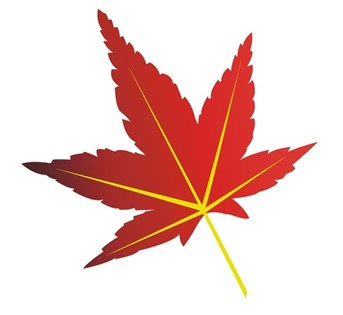
#> input picture 建模/fy.jpg, 343 x 315 px
$ python '枫叶嵌套.py'
#> lines starting #> are read from the running program, lines starting #| are printed output that depends on the picture; after the words box and inside, x2 and y2 are one past the last pixel; in counts of white or black regions, pixels touching at a corner belong together
"""
    C:\\Bin\\environment\\python
    -*- coding: utf-8 -*-
    @Time : 2023/7/18 10:48
    @Author : south(南风)
    @File : 枫叶嵌套.py
    Describe:
    -*- coding: utf-8 -*-
"""
import numpy as np
import math
import cv2

# 将图片文件命名为fy.jpg,与程序放在同一目录下
img = cv2.imread('fy.jpg')
#> img is the input picture: shape (315, 343, 3); mean B, G, R 200.6, 205.1, 238.7
rows, cols, chnl = img.shape
#> rows = 315; cols = 343; chnl = 3
x1 = np.linspace(0, 90, 200)
data1 = []
for jiao in x1:
    # 旋转参数：旋转中心，旋转角度，scale
    M = cv2.getRotationMatrix2D((cols / 2, rows / 2), jiao, 1)
    # 参数：原始图像，旋转参数，元素图像宽高
    rotated = cv2.warpAffine(img, M, (cols, rows))

    grayimg = cv2.cvtColor(rotated, cv2.COLOR_BGR2GRAY)

    # 二值化
    ret, binary_img = cv2.threshold(grayimg, 240, 255, cv2.THRESH_BINARY)
    contours, _ = cv2.findContours(binary_img, cv2.RETR_TREE, cv2.CHAIN_APPROX_SIMPLE)
    for cont in contours:
        # 对每个轮廓点求最小外接矩形
        rect = cv2.minAreaRect(cont)
        # cv2.boxPoints可以将轮廓点转换为四个角点坐标
        box = cv2.boxPoints(rect)
        # 这一步不影响后面的画图，但是可以保证四个角点坐标为顺时针
        startidx = box.sum(axis=1).argmin()
        box = np.roll(box, 4 - startidx, 0)
        # 在原图上画出预测的外接矩形
        box = box.reshape((-1, 1, 2)).astype(np.int32)
        cv2.polylines(grayimg, [box], True, (0, 255, 0), 1)
        data = []
        for i in box:
            data.append(list(i[0]))
        data.sort()
        op1 = math.pow(data[0][0] - data[1][0], 2) + math.pow(data[0][1] - data[1][1], 2)
        op2 = math.pow(data[0][0] - data[2][0], 2) + math.pow(data[0][1] - data[2][1], 2)
        data = []
        if op1 > 10 and op1 != 98596 and jiao != 0:
            data1.append([jiao, abs((op1 / op2) - 1), op1, op2])
#> this loop made 200 passes
#> pass 1, `grayimg = cv2.cvtColor(rotated, cv2.COLOR_BGR2GRAY)`:
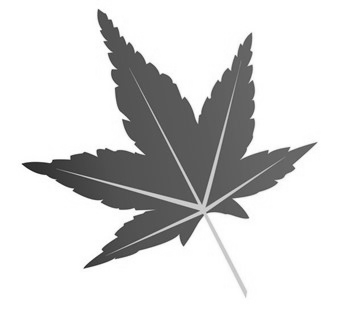
#> grayimg: shape (315, 343); min 21, max 255, mean 214.7
#> pass 1, `ret, binary_img = cv2.threshold(grayimg, 240, 255, cv2.THRESH_BINARY)`:
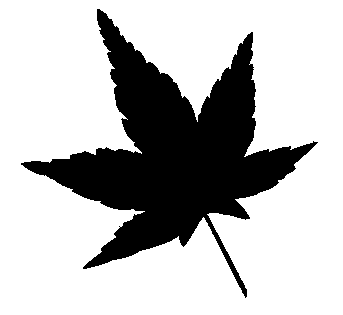
#> binary_img: shape (315, 343); 74.1% white; 1 black region, box (x1, y1, x2, y2) and area: (21, 9, 318, 298) 27957
#> pass 2, `rotated = cv2.warpAffine(img, M, (cols, rows))`:
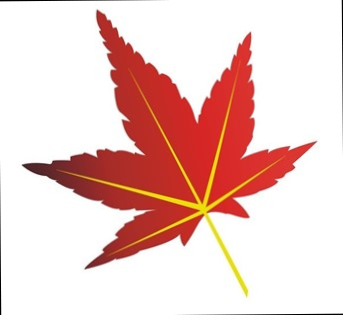
#> rotated: shape (315, 343, 3); mean B, G, R 199.6, 204.1, 237.7
#> pass 2, `grayimg = cv2.cvtColor(rotated, cv2.COLOR_BGR2GRAY)`:
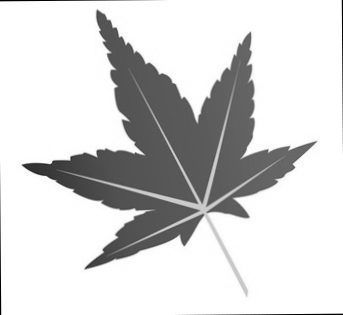
#> grayimg: shape (315, 343); min 0, max 255, mean 213.7
#> after the loop:
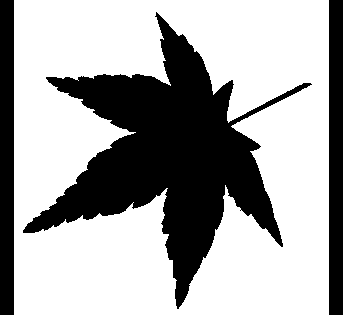
#> binary_img: shape (315, 343); 66% white; 3 black regions, box (x1, y1, x2, y2) and area: (23, 12, 312, 309) 27957, (0, 0, 14, 315) 4410, (329, 0, 343, 315) 4410
#> after the loop:
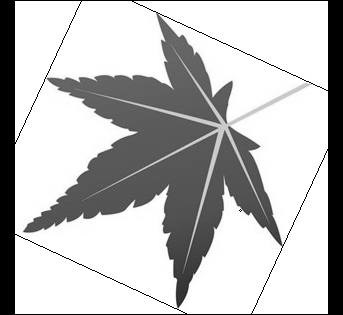
#> grayimg: shape (315, 343); min 0, max 255, mean 189.3
#> after the loop:
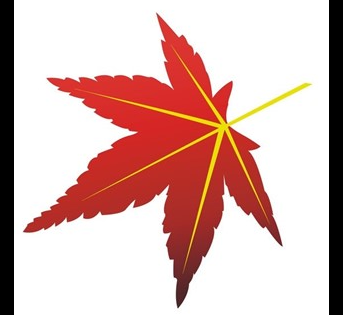
#> rotated: shape (315, 343, 3); mean B, G, R 179.8, 184.3, 217.9
#> after the loop, data1 = 273 items, first 6: [0.452, 0.21, 81810, 67618], [0.905, 0.209, 82100, 67880], [1.36, 0.198, 81640, 68146], [1.81, 0.209, 82240, 68004], [2.26, 0.206, 82106, 68081], [2.71, 0.195, 81674, 68365]
data1.sort()
# 正方形的边长
length = float(math.sqrt(data1[2][2]))
#> length = 285.7
print(f"旋转角度为{data1[0][0]}, 正方形的边长为{length}")
#| 旋转角度为0.45226130653266333, 正方形的边长为285.72714256787015

$ run again, with 建模/1.jpg copied over 建模/fy.jpg
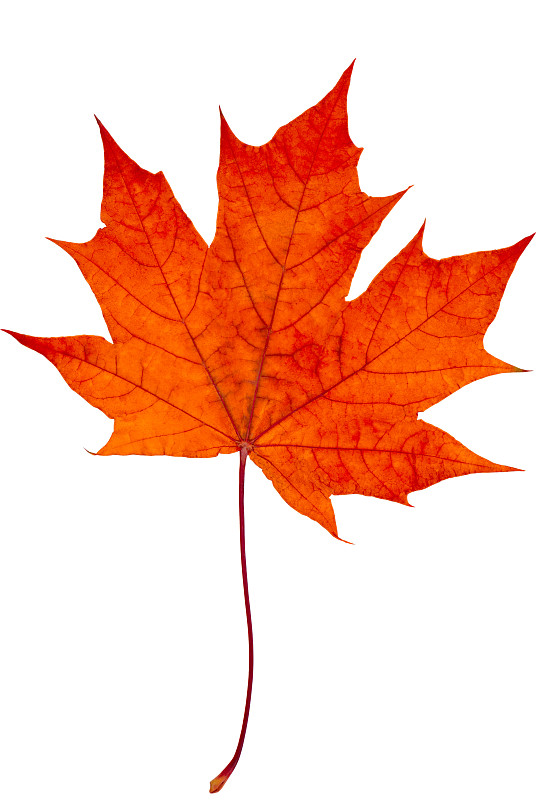
#> input picture 建模/1.jpg, 536 x 800 px
#> img is the input picture: shape (800, 536, 3); mean B, G, R 184.8, 200.9, 248.6
#> the loop `for jiao in x1:` made 200 passes
#> pass 1, `ret, binary_img = cv2.threshold(grayimg, 240, 255, cv2.THRESH_BINARY)`:
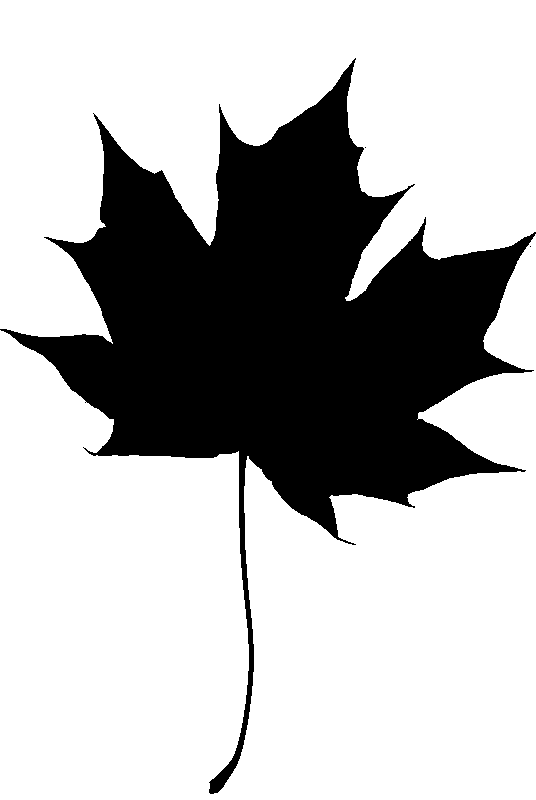
#> binary_img: shape (800, 536); 71.8% white; 3 black regions (2 under 20 px), largest, box (x1, y1, x2, y2) and area: (0, 58, 536, 794) 120808
#> after the loop `for jiao in x1:`:
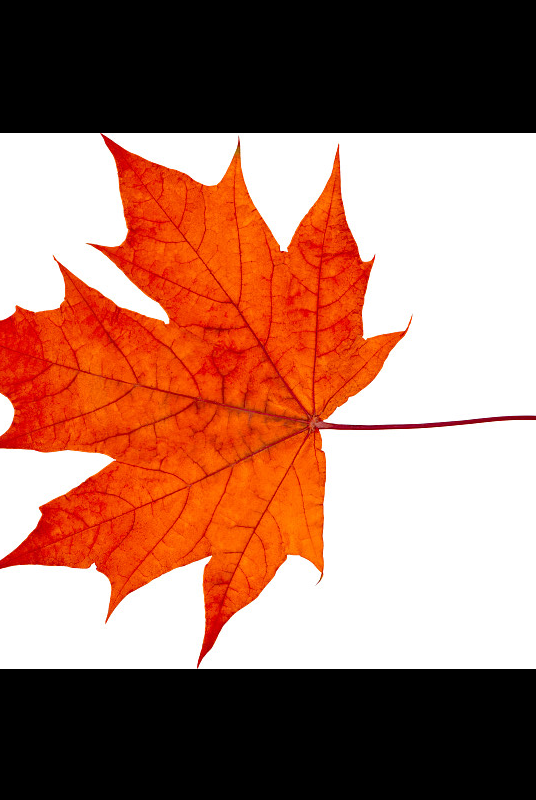
#> rotated: shape (800, 536, 3); mean B, G, R 102.5, 118.4, 164.9
#> after the loop `for jiao in x1:`: data1 = 845 items, first 6: [0.452, 0.115, 318112, 285181], [0.452, 0.591, 116285, 284105], [0.905, 0.115, 318160, 285237], [0.905, 0.588, 116989, 284153], [1.36, 0.119, 319369, 285325], [1.36, 0.589, 116330, 283168]
#> length = 564.1
#| 旋转角度为0.45226130653266333, 正方形的边长为564.0567347350797
